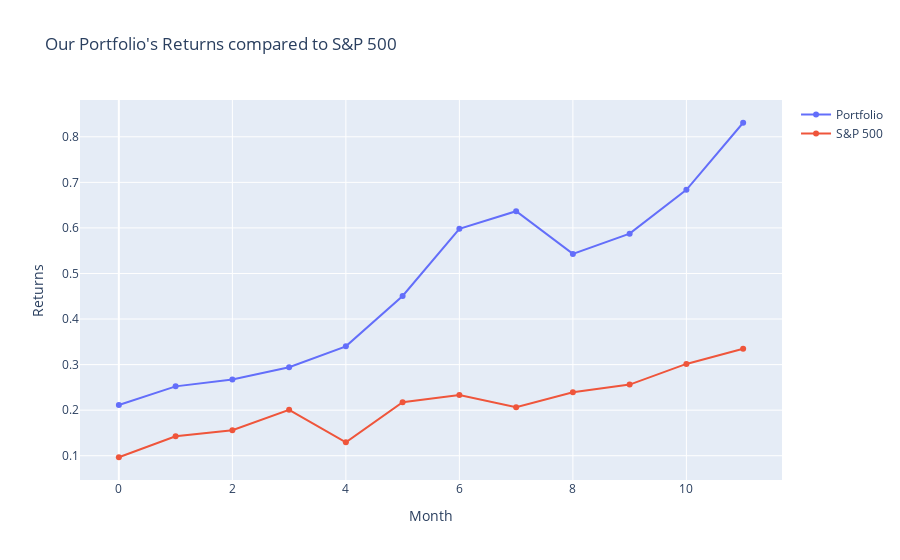

Notebook code for this chart:
### Code cell
import plotly.graph_objects as go

result_returns = np.zeros(T+1)
for i in range(1,len(total)):
    result_returns[i] = (total[i]-total[i-1])/total[i-1]
# graph in plotly - plt.plot(np.cumprod(1+result_returns)-1)
fig = go.Figure()
fig.add_trace(go.Scatter(x=np.arange(0,T+1), y=np.cumprod(1+result_returns[1:])-1, name='Portfolio'))
fig.add_trace(go.Scatter(x=np.arange(0,T+1), y=np.cumprod(1+ar.iloc[1:,:].mean(axis=1))-1, name='S&P 500'))
# labels
fig.update_layout(title='Our Portfolio\'s Returns compared to S&P 500', xaxis_title='Month', yaxis_title='Returns')
fig.show()

### Figure 1 — Plotly figure (JSON) as saved in the notebook; plotly's stock layout.template omitted (floating-point values rounded to 4 significant figures)
{"data": [{"name": "Portfolio", "type": "scatter", "x": [0, 1, 2, 3, 4, 5, 6, 7, 8, 9, 10, 11, 12], "y": [0.2114, 0.2522, 0.2674, 0.2943, 0.3401, 0.4506, 0.5981, 0.6367, 0.543, 0.5875, 0.6836, 0.8309]}, {"name": "S&P 500", "type": "scatter", "x": [0, 1, 2, 3, 4, 5, 6, 7, 8, 9, 10, 11, 12], "y": [0.09663, 0.1425, 0.156, 0.2006, 0.1295, 0.2175, 0.2332, 0.2066, 0.2394, 0.2562, 0.3015, 0.335]}], "layout": {"title": {"text": "Our Portfolio's Returns compared to S&P 500"}, "xaxis": {"title": {"text": "Month"}}, "yaxis": {"title": {"text": "Returns"}}}}
